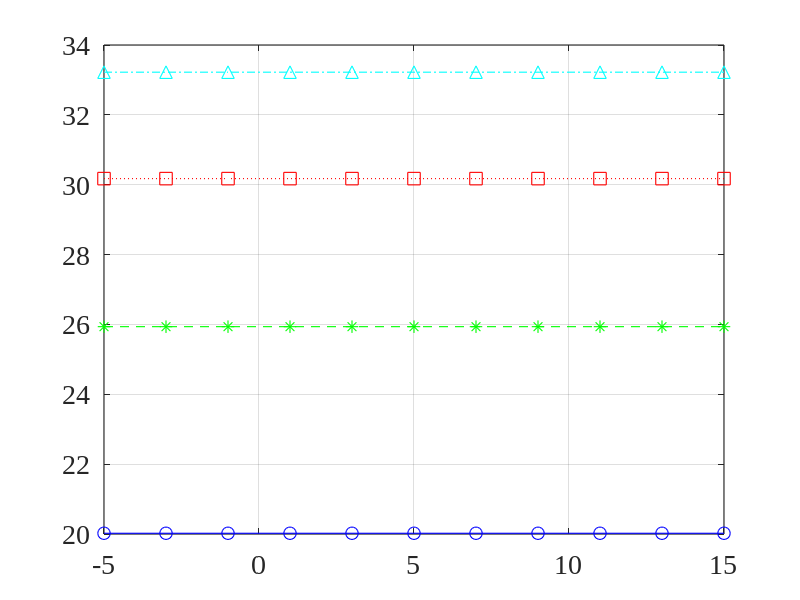
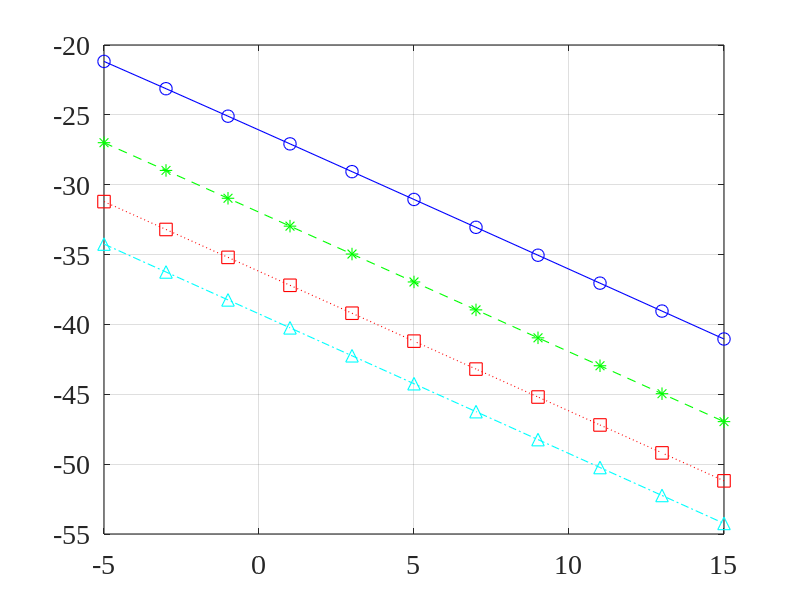
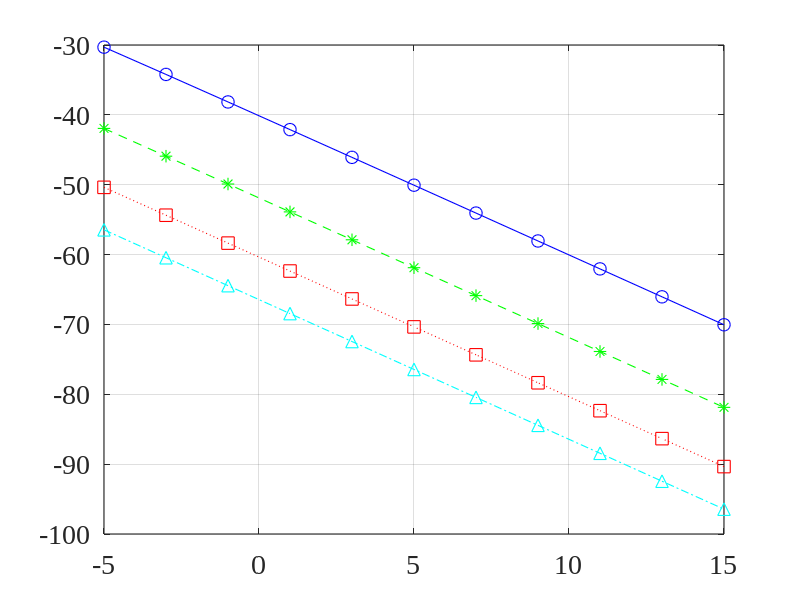

Here is the MATLAB script that generated these plots, in order:
close all; clc; clear all;
linewd = 0.8;
hcfontsize = 20;
MarkerSize=9;

A0=0.5;
f0=0.1;
theta0=90*pi/180;   % direction of the desired source
theta1=0*pi/180;   % direction of the interference
theta2=45*pi/180;   % direction of the interference
alpha=0.1;          % ratio between the variance on the white noise and the interference

M_values=[10 20 50 100]; % Number of sensors
Rx1=A0^2;

iSNR_db_values=-5:15;  
Gain_dB_values=zeros(length(iSNR_db_values),length(M_values));
MSE_dB_values=zeros(length(iSNR_db_values),length(M_values));
nu_dB_values=zeros(length(iSNR_db_values),length(M_values));
for idxM=1:length(M_values)
    M=M_values(idxM);
    
    Rvw=alpha*eye(M);
    dv1=exp(-1i*2*pi*f0*(0:M-1)'*cos(theta1));
    Rv10=dv1*dv1';
    dv2=exp(-1i*2*pi*f0*(0:M-1)'*cos(theta2));
    Rv20=dv2*dv2';
    
    Rv0=Rv10+Rv20+Rvw;
    d=exp(-1i*2*pi*f0*(0:M-1)'*cos(theta0));
    Rx=Rx1*(d*d');
    i_i=[1; zeros(M-1,1)];
    for idxS=1:length(iSNR_db_values)
        iSNR_dB=iSNR_db_values(idxS);
        iSNR=10^(iSNR_dB/10);
        
        sigma_i2=Rx1/Rv0(1,1)/iSNR;
        Rv=sigma_i2*Rv0;
        Ry=Rx+Rv;
        
        [Qv,Lamba_v]=eig(Rv-sigma_i2*Rvw);
        idx=find(diag(Lamba_v)<1e-10);
        Qvpp=Qv(:,idx);
        
        h=Qvpp/(Qvpp'*Ry*Qvpp)*Qvpp'*Rx*i_i;
        
        oSNR=(h'*Rx*h)/(h'*Rv*h);
        oSNR_dB=10*log10(oSNR);
        Gain_dB_values(idxS,idxM)=oSNR_dB-iSNR_dB;
        
        MSE_dB_values(idxS,idxM)=10*log10( Rx1+h'*Ry*h-h'*Rx*i_i-i_i'*Rx*h );
        
        nu_dB_values(idxS,idxM)=10*log10( (h-i_i)'*Rx*(h-i_i)/Rx1 );
    end
end

figure
plot(iSNR_db_values(1:2:end),Gain_dB_values(1:2:end,1),'-bo','linewidth',linewd, 'MarkerSize',MarkerSize);
hold on
plot(iSNR_db_values(1:2:end),Gain_dB_values(1:2:end,2),'--g*','linewidth',linewd, 'MarkerSize',MarkerSize);
plot(iSNR_db_values(1:2:end),Gain_dB_values(1:2:end,3),':rs','linewidth',linewd, 'MarkerSize',MarkerSize);
plot(iSNR_db_values(1:2:end),Gain_dB_values(1:2:end,4),'-.c^','linewidth',linewd, 'MarkerSize',MarkerSize);
hold off
set(gca, 'Color', [1, 1, 1]); 
set(gca, 'FontName', 'Times New Roman');
set(gca, 'FontSize', hcfontsize);
set(gca, 'LineWidth', linewd); 
box on; grid on;

figure
plot(iSNR_db_values(1:2:end),MSE_dB_values(1:2:end,1),'-bo','linewidth',linewd, 'MarkerSize',MarkerSize);
hold on
plot(iSNR_db_values(1:2:end),MSE_dB_values(1:2:end,2),'--g*','linewidth',linewd, 'MarkerSize',MarkerSize);
plot(iSNR_db_values(1:2:end),MSE_dB_values(1:2:end,3),':rs','linewidth',linewd, 'MarkerSize',MarkerSize);
plot(iSNR_db_values(1:2:end),MSE_dB_values(1:2:end,4),'-.c^','linewidth',linewd, 'MarkerSize',MarkerSize);
hold off
set(gca, 'Color', [1, 1, 1]); 
set(gca, 'FontName', 'Times New Roman');
set(gca, 'FontSize', hcfontsize);
set(gca, 'LineWidth', linewd); 
box on; grid on;

figure
plot(iSNR_db_values(1:2:end),nu_dB_values(1:2:end,1),'-bo','linewidth',linewd, 'MarkerSize',MarkerSize);
hold on
plot(iSNR_db_values(1:2:end),nu_dB_values(1:2:end,2),'--g*','linewidth',linewd, 'MarkerSize',MarkerSize);
plot(iSNR_db_values(1:2:end),nu_dB_values(1:2:end,3),':rs','linewidth',linewd, 'MarkerSize',MarkerSize);
plot(iSNR_db_values(1:2:end),nu_dB_values(1:2:end,4),'-.c^','linewidth',linewd, 'MarkerSize',MarkerSize);
hold off
set(gca, 'Color', [1, 1, 1]); 
set(gca, 'FontName', 'Times New Roman');
set(gca, 'FontSize', hcfontsize);
set(gca, 'LineWidth', linewd); 
box on; grid on;
